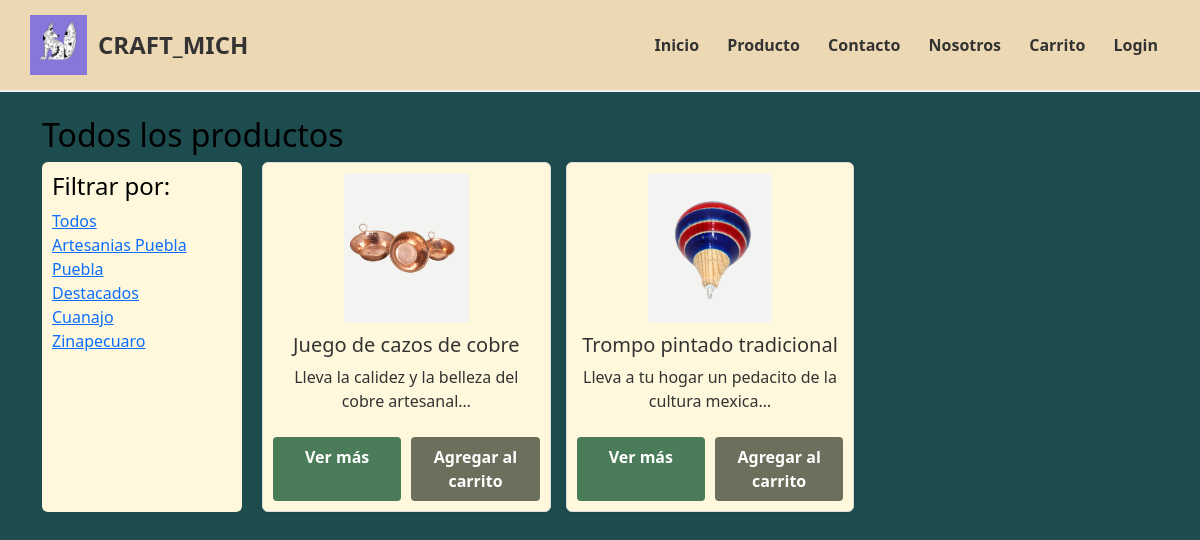
Screenshot of /productos/?filtro=destacado with the database file from the repository.
### productos/models.py (models this page shows, shortened)
class Filtro(models.Model):
    nombre = models.CharField(max_length=100)
    slug = models.SlugField(unique=True)

class Producto(models.Model):
    nombre = models.CharField(max_length=100)
    descripcion = models.TextField()
    imagen = models.ImageField(upload_to='productos/')
    destacado = models.BooleanField(default=False)
    creado = models.DateTimeField(auto_now_add=True)
    filtro = models.ForeignKey(Filtro, on_delete=models.CASCADE, null=True, blank=True)
    precio = models.DecimalField(max_digits=10, decimal_places=2, default=0.00)

### productos/views.py (the view)
# urls.py: path('', lista_productos, name='lista_productos'),
def lista_productos(request):
    filtro_slug = request.GET.get('filtro')
    filtros = Filtro.objects.all()
    productos = Producto.objects.all()
    if filtro_slug:
        try:
            filtro_obj = Filtro.objects.get(slug=filtro_slug)
            productos = productos.filter(filtro=filtro_obj)
        except Filtro.DoesNotExist:
            productos = Producto.objects.none()
    return render(request, 'productos/lista.html', {
        'productos': productos,
        'filtros': filtros,
        'filtro_seleccionado': filtro_slug
    })

### productos/templates/productos/lista.html (shortened to what this page needs)
{% extends "core/base.html" %}
{% load static %}
{% block content %}
<h2 style="color: rgb(0, 0, 0);">Todos los productos</h2>
<div style="display: flex; gap: 20px;">
  <aside style="width: 200px; background: #fff8dc; padding: 10px; border-radius: 6px;">
    <h4 style="color: rgb(0, 0, 0);">Filtrar por:</h4>
    <ul style="list-style: none; padding-left: 0;">
      <li>
        <a href="{% url 'lista_productos' %}" class="{% if not filtro_seleccionado %}bold{% else %}normal{% endif %}">
          Todos
        </a>
      </li>
      {% for filtro in filtros %}
        <li>
          <a href="?filtro={{ filtro.slug }}" class="{% if filtro.slug == filtro_seleccionado %}bold{% else %}normal{% endif %}">
            {{ filtro.nombre }}
          </a>
        </li>
      {% endfor %}
    </ul>
  </aside>
  <div style="flex-grow: 1; display: grid; grid-template-columns: repeat(auto-fill, minmax(220px, 1fr)); gap: 15px;">
    {% for producto in productos %}
      <div class="producto-card" style="border: 1px solid #ddd; border-radius: 6px; padding: 10px; display: flex; flex-direction: column; justify-content: space-between; height: 350px;">
        <div>
          <img src="{{ producto.imagen.url }}" alt="{{ producto.nombre }}" style="max-width: 100%; height: 150px; object-fit: cover; border-radius: 4px;">
          <h5 style="margin-top: 10px;">{{ producto.nombre }}</h5>
          <p style="min-height: 50px;">{{ producto.descripcion|truncatechars:50 }}</p>
        </div>
        <div style="display: flex; gap: 10px; margin-top: auto;">
          <a href="{% url 'detalle_producto' producto.pk %}" style="flex: 1; text-align: center; padding: 8px 0; background: #4a7c59; color: white; text-decoration: none; border-radius: 4px; font-weight: bold;">
            Ver más
          </a>
          <form action="{% url 'agregar_carrito' producto.pk %}" method="post" style="flex: 1; margin: 0;">
            <button type="submit" style="width: 100%; padding: 8px 0; background: #6b705c; color: white; border: none; border-radius: 4px; font-weight: bold; cursor: pointer;">
              Agregar al carrito
            </button>
          </form>
        </div>
      </div>
    {% empty %}
      <p>No existen productos para este filtro.</p>
    {% endfor %}
  </div>
</div>
{% endblock %}

### core/static/css/styles.css (style rules this page uses)
* { margin: 0; padding: 0; box-sizing: border-box; font-family: 'Segoe UI', Tahoma, Geneva, Verdana, sans-serif; }
body { background-color: #1d4c4f; color: white; }
button, .btn-vermas, .dashboard button, button.agregar { background-color: #cf5b28; color: white; border: none; padding: 10px 16px; font-weight: bold; cursor: pointer; border-radius: 5px; }
.producto-card { background-color: #fff8dc; padding: 10px; border-radius: 6px; min-width: 120px; text-align: center; box-shadow: 0 0 5px rgba(0,0,0,0.1); color: #333; }

### rows the page displays
Filtro: nombre "Artesanias Puebla"
Filtro: nombre "Puebla"
Filtro: nombre "Destacados"
Filtro: nombre "Cuanajo"
Filtro: nombre "Zinapecuaro"
Producto: imagen (picture), nombre "Juego de cazos de cobre", descripcion "Lleva la calidez y la belleza del cobre artesanal…"
Producto: imagen (picture), nombre "Trompo pintado tradicional", descripcion "Lleva a tu hogar un pedacito de la cultura mexica…"
